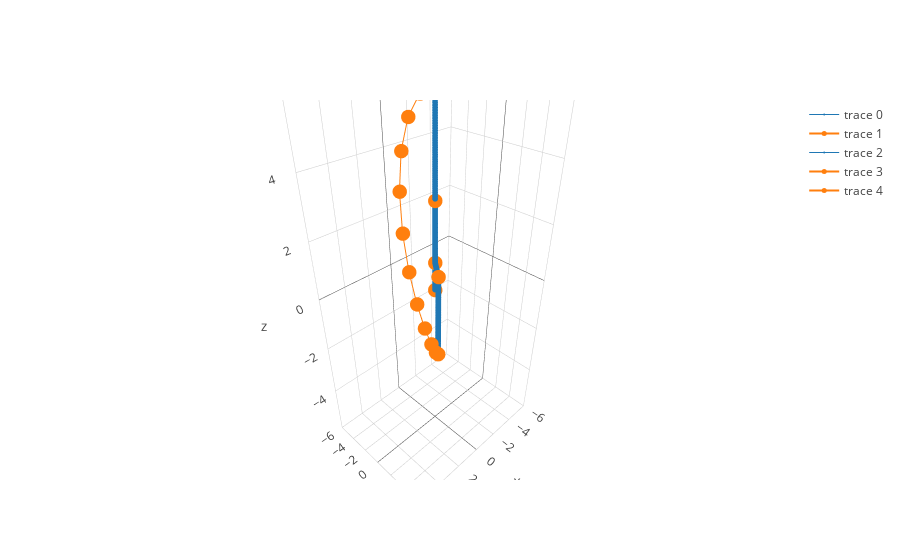

This figure's notebook cell:
### Code cell
thetafinal = [pi/3,pi/2,pi/2]
thetainit = [0,0,0]

trajectorymat = trajectory.calctrac(robot1,thetainit,thetafinal,10) 
graphics.tracplot(robot1, trajectorymat,1)

### Figure 1 — Plotly figure (JSON) as saved in the notebook; plotly's stock layout.template omitted (floating-point values rounded to 4 significant figures; data arrays with more than 128 entries replaced by an {"elided": "..."} marker saying what was removed)
{"data": [{"line": {"color": "#1f77b4", "width": 1}, "marker": {"size": 2}, "type": "scatter3d", "uid": "1df3ca4c-dbb8-4103-aba9-5c17f4730947", "x": {"elided": "150 int values"}, "y": {"elided": "150 int values"}, "z": {"elided": "150 float values"}}, {"line": {"color": "#ff7f0e", "width": 2}, "marker": {"size": 5}, "type": "scatter3d", "uid": "c0940cf4-8e34-483d-b8d3-2eea80c4f676", "x": [0, 0, 0, 0], "y": [0, 0, 0, 0], "z": [0, 1, 3, 6]}, {"line": {"color": "#1f77b4", "width": 1}, "marker": {"size": 2}, "type": "scatter3d", "uid": "e21ed348-98f6-4639-95e4-1e05454e8540", "x": {"elided": "150 float values"}, "y": {"elided": "150 float values"}, "z": {"elided": "150 float values"}}, {"line": {"color": "#ff7f0e", "width": 2}, "marker": {"size": 5}, "type": "scatter3d", "uid": "35dd91fe-f24f-40bb-9bbf-ec87c2555d97", "x": [0, 0, 1.0, 1.0], "y": [0, 0, 1.732, 1.732], "z": [0, 1, 1.0, -2.0]}, {"line": {"color": "#ff7f0e", "width": 2}, "marker": {"size": 5}, "type": "scatter3d", "uid": "e6e299db-0f73-41e2-a17f-38e8b033ecbb", "x": [0, 1.125, 2.146, 2.973, 3.537, 3.803, 3.77, 3.468, 2.958, 2.319, 1.639, 1.0], "y": [0, 0.1074, 0.4136, 0.8728, 1.416, 1.961, 2.423, 2.727, 2.82, 2.676, 2.301, 1.732], "z": [6, 5.858, 5.443, 4.784, 3.929, 2.938, 1.883, 0.835, -0.1338, -0.9603, -1.594, -2.0]}], "layout": {"scene": {"xaxis": {"range": [-6, 6]}, "yaxis": {"range": [-6, 6]}, "zaxis": {"range": [-6, 6]}}}}
